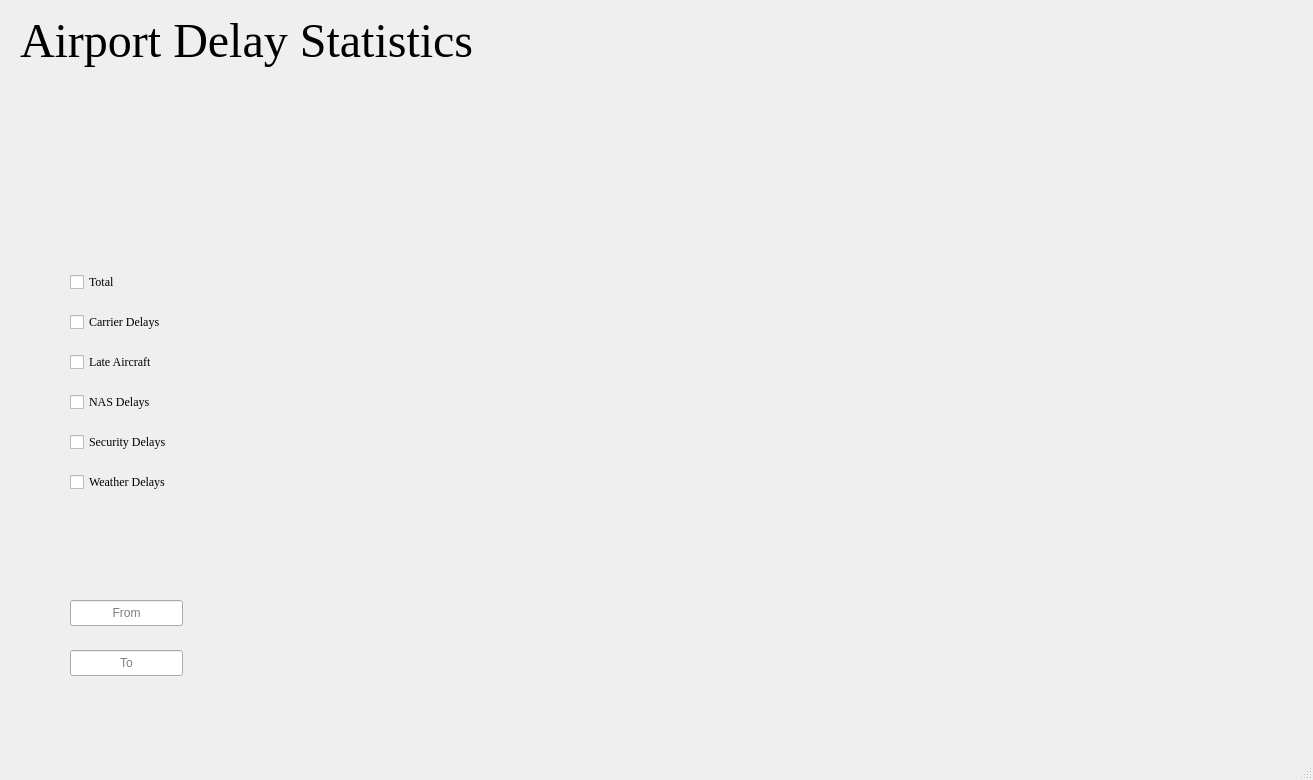
<?xml version="1.0" encoding="UTF-8"?>
<ui version="4.0">
 <class>MainWindow</class>
 <widget class="QMainWindow" name="MainWindow">
  <property name="geometry">
   <rect>
    <x>0</x>
    <y>0</y>
    <width>1313</width>
    <height>780</height>
   </rect>
  </property>
  <property name="windowTitle">
   <string>MainWindow</string>
  </property>
  <widget class="QWidget" name="centralwidget">
   <widget class="QFrame" name="horizontalFrame">
    <property name="geometry">
     <rect>
      <x>260</x>
      <y>40</y>
      <width>971</width>
      <height>671</height>
     </rect>
    </property>
    <layout class="QHBoxLayout" name="horizontalLayout"/>
   </widget>
   <widget class="QCheckBox" name="checkBox">
    <property name="geometry">
     <rect>
      <x>70</x>
      <y>270</y>
      <width>91</width>
      <height>24</height>
     </rect>
    </property>
    <property name="font">
     <font>
      <family>Times New Roman</family>
     </font>
    </property>
    <property name="text">
     <string>Total</string>
    </property>
   </widget>
   <widget class="QCheckBox" name="checkBox_2">
    <property name="geometry">
     <rect>
      <x>70</x>
      <y>310</y>
      <width>121</width>
      <height>24</height>
     </rect>
    </property>
    <property name="font">
     <font>
      <family>Times New Roman</family>
     </font>
    </property>
    <property name="text">
     <string>Carrier Delays</string>
    </property>
   </widget>
   <widget class="QCheckBox" name="checkBox_3">
    <property name="geometry">
     <rect>
      <x>70</x>
      <y>350</y>
      <width>131</width>
      <height>24</height>
     </rect>
    </property>
    <property name="font">
     <font>
      <family>Times New Roman</family>
     </font>
    </property>
    <property name="text">
     <string>Late Aircraft</string>
    </property>
   </widget>
   <widget class="QCheckBox" name="checkBox_4">
    <property name="geometry">
     <rect>
      <x>70</x>
      <y>390</y>
      <width>111</width>
      <height>24</height>
     </rect>
    </property>
    <property name="font">
     <font>
      <family>Times New Roman</family>
     </font>
    </property>
    <property name="text">
     <string>NAS Delays</string>
    </property>
   </widget>
   <widget class="QCheckBox" name="checkBox_5">
    <property name="geometry">
     <rect>
      <x>70</x>
      <y>430</y>
      <width>131</width>
      <height>24</height>
     </rect>
    </property>
    <property name="font">
     <font>
      <family>Times New Roman</family>
     </font>
    </property>
    <property name="text">
     <string>Security Delays</string>
    </property>
   </widget>
   <widget class="QCheckBox" name="checkBox_6">
    <property name="geometry">
     <rect>
      <x>70</x>
      <y>470</y>
      <width>131</width>
      <height>24</height>
     </rect>
    </property>
    <property name="font">
     <font>
      <family>Times New Roman</family>
     </font>
    </property>
    <property name="text">
     <string>Weather Delays</string>
    </property>
   </widget>
   <widget class="QLabel" name="label">
    <property name="geometry">
     <rect>
      <x>20</x>
      <y>10</y>
      <width>591</width>
      <height>61</height>
     </rect>
    </property>
    <property name="font">
     <font>
      <family>Times New Roman</family>
      <pointsize>36</pointsize>
     </font>
    </property>
    <property name="text">
     <string>Airport Delay Statistics</string>
    </property>
   </widget>
   <widget class="QLineEdit" name="lineEdit_2">
    <property name="geometry">
     <rect>
      <x>70</x>
      <y>600</y>
      <width>113</width>
      <height>26</height>
     </rect>
    </property>
    <property name="alignment">
     <set>Qt::AlignCenter</set>
    </property>
    <property name="placeholderText">
     <string>From</string>
    </property>
   </widget>
   <widget class="QLineEdit" name="lineEdit_3">
    <property name="geometry">
     <rect>
      <x>70</x>
      <y>650</y>
      <width>113</width>
      <height>26</height>
     </rect>
    </property>
    <property name="text">
     <string/>
    </property>
    <property name="alignment">
     <set>Qt::AlignCenter</set>
    </property>
    <property name="placeholderText">
     <string>To</string>
    </property>
   </widget>
  </widget>
  <widget class="QStatusBar" name="statusbar"/>
 </widget>
 <resources/>
 <connections/>
</ui>
